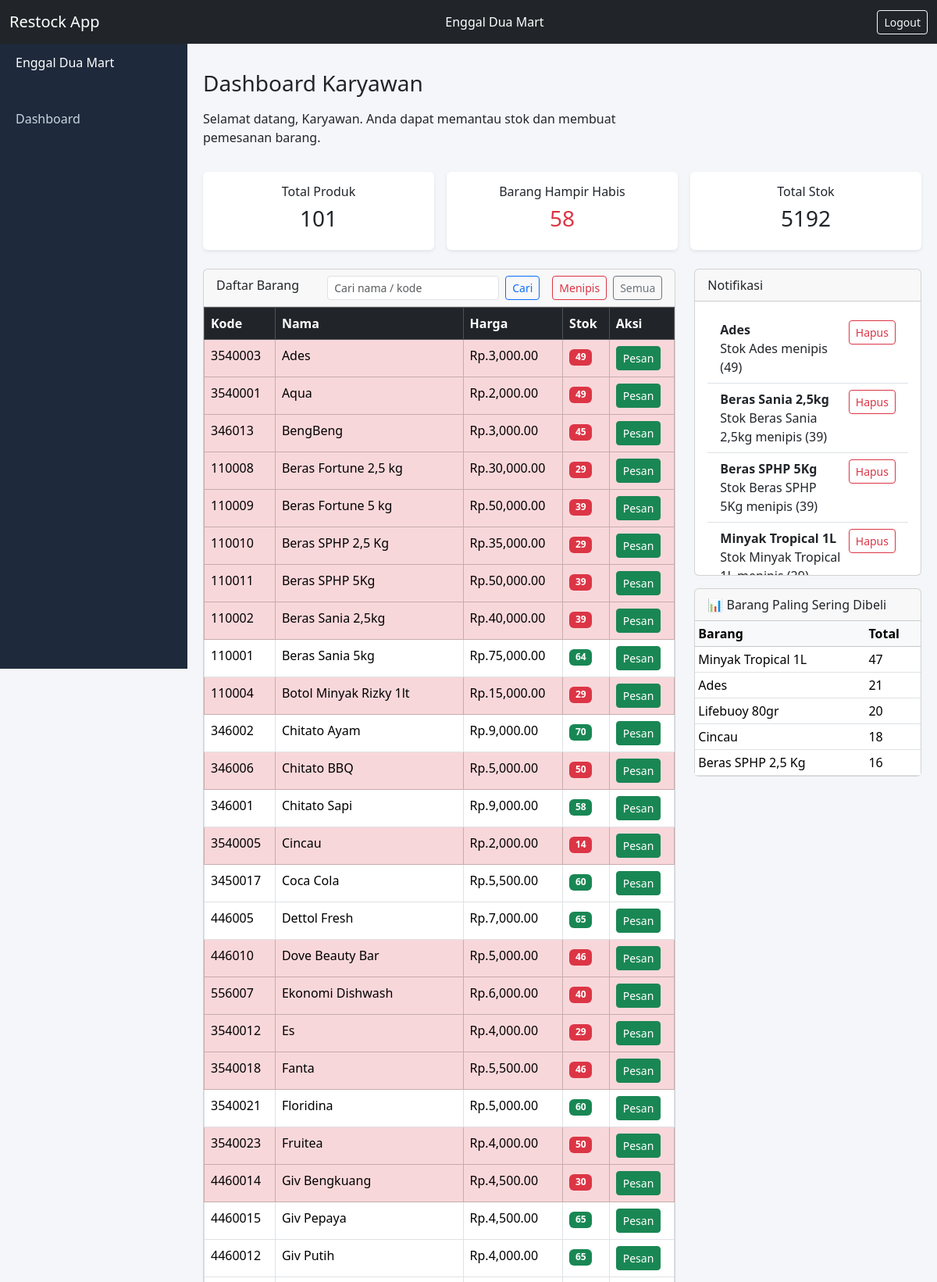
The app's page / (signed in, upper part) with its own data.
### inventory/models.py (models this page shows, shortened)
class Barang(models.Model):
    kode_barang = models.IntegerField(primary_key=True)
    nama_barang = models.CharField(max_length=100)
    stock = models.IntegerField()
    harga = models.DecimalField(max_digits=12, decimal_places=2)
    batas_minimal = models.IntegerField(default=15)
    @property
    def is_low_stock(self):
        return self.stock <= self.batas_minimal

class Notifikasi(models.Model):
    user = models.ForeignKey(User, on_delete=models.CASCADE)
    barang = models.ForeignKey(Barang, on_delete=models.CASCADE)
    pesan = models.TextField()
    dibaca = models.BooleanField(default=False)

### inventory/views.py (the view)
    def wrapper(request, *args, **kwargs):
        if not request.session.get('user_id'):
            return redirect('login')
        return view_func(request, *args, **kwargs)

### inventory/views.py (called while the page is built)
def require_login(view_func):
    def wrapper(request, *args, **kwargs):
        if not request.session.get('user_id'):
            return redirect('login')
        return view_func(request, *args, **kwargs)
    return wrapper

### inventory/templates/dashboard_karyawan.html (shortened to what this page needs)
{% extends 'base.html' %}
{% load humanize %}
{% block content %}
<h3 class="mb-3">Dashboard Karyawan</h3>
<div class="row mb-3">
  <div class="col-md-8">
    <p>Selamat datang, Karyawan. Anda dapat memantau stok dan membuat pemesanan barang.</p>
  </div>
</div>
<div class="row mb-4 justify-content-center g-3">
  <div class="col-md-4">
    <div class="card shadow-sm border-0">
      <div class="card-body text-center">
        <h6>Total Produk</h6>
        <h3>{{ total_barang }}</h3>
      </div>
    </div>
  </div>
  <div class="col-md-4">
    <div class="card shadow-sm border-0">
      <div class="card-body text-center">
        <h6>Barang Hampir Habis</h6>
        <h3 class="text-danger">{{ barang_menipis }}</h3>
      </div>
    </div>
  </div>
  <div class="col-md-4">
    <div class="card shadow-sm border-0">
      <div class="card-body text-center">
        <h6>Total Stok</h6>
        <h3>{{ total_stok }}</h3>
      </div>
    </div>
  </div>
</div>
<div class="row">
  <div class="col-md-8">
    <div class="card mb-3">
      <div class="card-header d-flex justify-content-between">
        <span>Daftar Barang</span>
        <form class="d-flex align-items-center gap-2" method="get">
        <input class="form-control form-control-sm"
               type="search"
               name="pencarian"
               value="{{ pencarian }}"
               placeholder="Cari nama / kode"
              style="max-width: 220px;">
        <button class="btn btn-sm btn-outline-primary">Cari</button>
        <a href="?filter=menipis&q={{ q }}"class="btn btn-sm btn-outline-danger ms-2"> Menipis</a>
        <a href="/"class="btn btn-sm btn-outline-secondary">Semua</a>
</form>
      </div>
      <div class="card-body p-0">
        <table class="table table-bordered">
          <thead class="table-dark">
            <tr>
              <th>Kode</th>
              <th>Nama</th>
              <th>Harga</th>
              <th>Stok</th>
              <th>Aksi</th>
            </tr>
          </thead>
          <tbody>
          {% for b in barang_list %}
            <tr class="{% if b.is_low_stock %}table-danger{% endif %}">
              <td>{{ b.kode_barang }}</td>
              <td>{{ b.nama_barang }}</td>
              <td>Rp.{{ b.harga|intcomma }}</td>
              <td><span class="badge {% if b.is_low_stock %}bg-danger{% else %}bg-success{% endif %}">{{ b.stock }}</span> </td>
              <td>
                <a href="{% url 'pemesanan_create' b.kode_barang %}"
                   class="btn btn-sm btn-success">
                   Pesan
                </a>
              </td>
            </tr>
          {% empty %}
            <tr>
              <td colspan="5" class="text-center">
                Belum ada barang.
              </td>
            </tr>
          {% endfor %}
          </tbody>
        </table>
      </div>
    </div>
  </div>
  <div class="col-md-4">
    <div class="card mb-3">
      <div class="card-header">
        Notifikasi
      </div>
      <div class="card-body" style="max-height:350px; overflow-y:auto;">
        {% if notif_list %}
        <ul class="list-group list-group-flush">
          {% for n in notif_list %}
          <li class="list-group-item d-flex justify-content-between align-items-start">
            <div>
              <strong>{{ n.barang.nama_barang }}</strong><br>
              {{ n.pesan }}
            </div>
            <a href="{% url 'notif_baca' n.id %}"
               class="btn btn-sm btn-outline-danger ms-2"
               title="Tandai sudah dibaca">
               Hapus
            </a>
          </li>
          {% endfor %}
        </ul>
        {% else %}
        <div class="text-center text-muted">
          <p class="mb-0">Semua stok aman</p>
        </div>
        {% endif %}
      </div>
    </div>
    <div class="card">
      <div class="card-header">
        📊 Barang Paling Sering Dibeli
      </div>
      <div class="card-body p-0">
        <table class="table table-sm mb-0">
          <thead class="table-light">
            <tr>
              <th>Barang</th>
              <th>Total</th>
            </tr>
          </thead>
          <tbody>
          {% for item in barang_terlaris %}
            <tr>
              <td>{{ item.barang__nama_barang }}</td>
              <td>{{ item.total_terjual }}</td>
            </tr>
          {% empty %}
            <tr>
              <td colspan="2" class="text-center text-muted">
                Belum ada data penjualan
              </td>
            </tr>
          {% endfor %}
          </tbody>
        </table>
      </div>
    </div>
  </div>
</div>
{% endblock %}

### inventory/templates/base.html (style rules this page uses)
body { background:#f5f6fa; }

### records on screen
Barang: kode_barang "3540003", nama_barang "Ades", harga "3,000.00", stock "49"
Barang: kode_barang "3540001", nama_barang "Aqua", harga "2,000.00", stock "49"
Barang: kode_barang "346013", nama_barang "BengBeng", harga "3,000.00", stock "45"
Barang: kode_barang "110008", nama_barang "Beras Fortune 2,5 kg", harga "30,000.00", stock "29"
Barang: kode_barang "110009", nama_barang "Beras Fortune 5 kg", harga "50,000.00", stock "39"
Barang: kode_barang "110010", nama_barang "Beras SPHP 2,5 Kg", harga "35,000.00", stock "29"
Barang: kode_barang "110011", nama_barang "Beras SPHP 5Kg", harga "50,000.00", stock "39"
Barang: kode_barang "110002", nama_barang "Beras Sania 2,5kg", harga "40,000.00", stock "39"
Barang: kode_barang "110001", nama_barang "Beras Sania 5kg", harga "75,000.00", stock "64"
Barang: kode_barang "110004", nama_barang "Botol Minyak Rizky 1lt", harga "15,000.00", stock "29"
Barang: kode_barang "346002", nama_barang "Chitato Ayam", harga "9,000.00", stock "70"
Barang: kode_barang "346006", nama_barang "Chitato BBQ", harga "5,000.00", stock "50"
Barang: kode_barang "346001", nama_barang "Chitato Sapi", harga "9,000.00", stock "58"
Barang: kode_barang "3540005", nama_barang "Cincau", harga "2,000.00", stock "14"
Barang: kode_barang "3450017", nama_barang "Coca Cola", harga "5,500.00", stock "60"
Barang: kode_barang "446005", nama_barang "Dettol Fresh", harga "7,000.00", stock "65"
Barang: kode_barang "446010", nama_barang "Dove Beauty Bar", harga "5,000.00", stock "46"
Barang: kode_barang "556007", nama_barang "Ekonomi Dishwash", harga "6,000.00", stock "40"
Barang: kode_barang "3540012", nama_barang "Es", harga "4,000.00", stock "29"
Barang: kode_barang "3540018", nama_barang "Fanta", harga "5,500.00", stock "46"
Barang: kode_barang "3540021", nama_barang "Floridina", harga "5,000.00", stock "60"
Barang: kode_barang "3540023", nama_barang "Fruitea", harga "4,000.00", stock "50"
Barang: kode_barang "4460014", nama_barang "Giv Bengkuang", harga "4,500.00", stock "30"
Barang: kode_barang "4460015", nama_barang "Giv Pepaya", harga "4,500.00", stock "65"
Barang: kode_barang "4460012", nama_barang "Giv Putih", harga "4,000.00", stock "65"
Notifikasi: barang.nama_barang "Ades", pesan "Stok Ades menipis (49)"
Notifikasi: barang.nama_barang "Beras Sania 2,5kg", pesan "Stok Beras Sania 2,5kg menipis (39)"
Notifikasi: barang.nama_barang "Beras SPHP 5Kg", pesan "Stok Beras SPHP 5Kg menipis (39)"
Notifikasi: barang.nama_barang "Minyak Tropical 1L", pesan "Stok Minyak Tropical…"

### other values on screen
{{ total_barang }} "101"
{{ barang_menipis }} "58"
{{ total_stok }} "5192"
{{ item.barang__nama_barang }} "Minyak Tropical 1L" "Ades" "Lifebuoy 80gr" "Cincau" "Beras SPHP 2,5 Kg"
{{ item.total_terjual }} "47" "21" "20" "18" "16"
